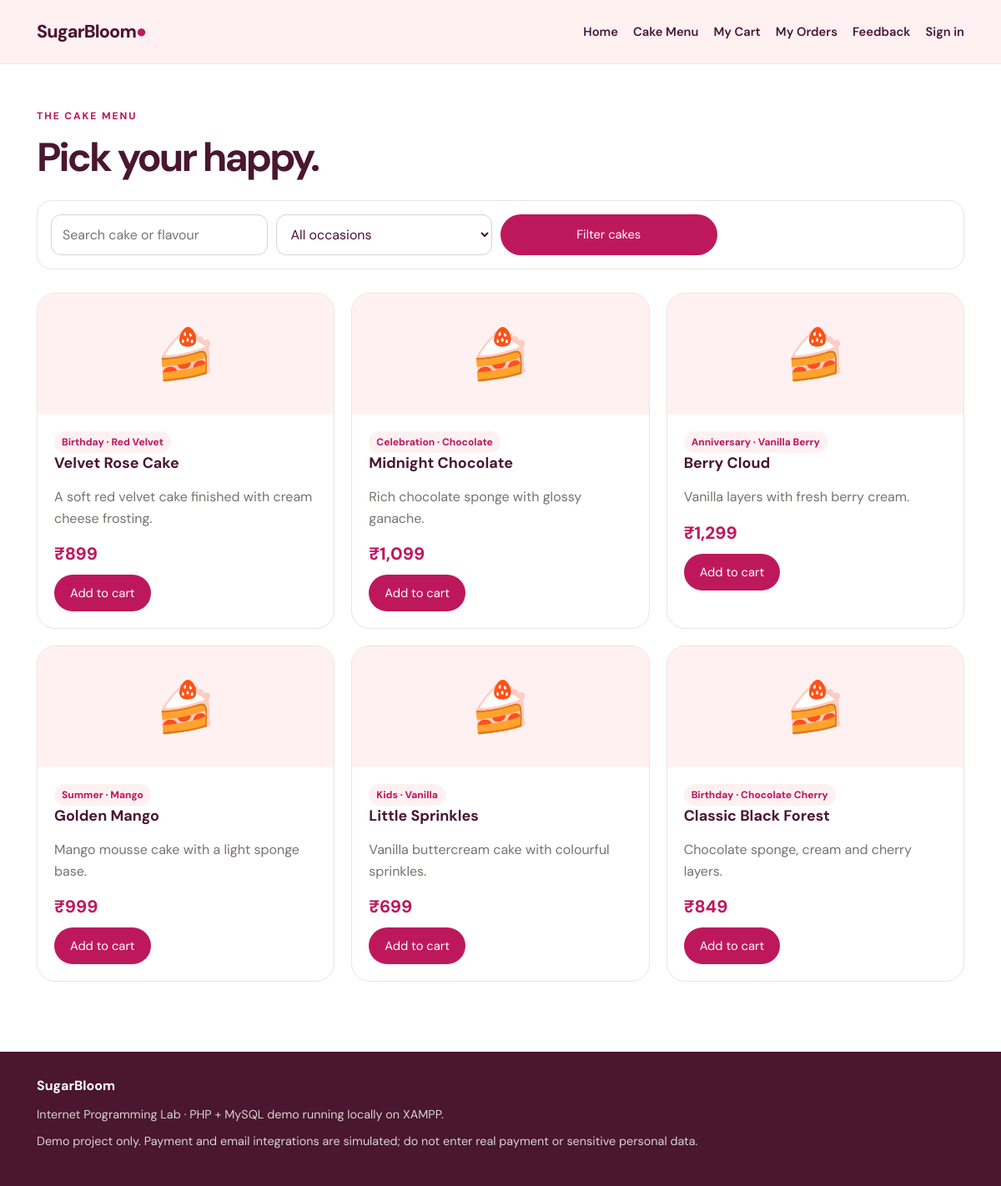
Screenshot of /catalog.php with the database file from the repository.
### tables this page shows
CREATE TABLE IF NOT EXISTS cakes (id INT AUTO_INCREMENT PRIMARY KEY, name VARCHAR(120) NOT NULL, flavour VARCHAR(80) NOT NULL, category VARCHAR(80) NOT NULL, price DECIMAL(10,2) NOT NULL, stock INT NOT NULL DEFAULT 10, description TEXT NOT NULL, created_at TIMESTAMP DEFAULT CURRENT_TIMESTAMP);

### db.php (called while the page is built, shortened)
<?php
function db() {
    static $pdo=null;
    if (!$pdo) $pdo=new PDO('mysql:host='.DB_HOST.';dbname='.DB_NAME.';charset=utf8mb4', DB_USER, DB_PASS, [
        PDO::ATTR_ERRMODE=>PDO::ERRMODE_EXCEPTION,
        PDO::ATTR_DEFAULT_FETCH_MODE=>PDO::FETCH_ASSOC
    ]);
    return $pdo;
}
function h($v) { return htmlspecialchars((string)$v, ENT_QUOTES, 'UTF-8'); }

### catalog.php (the view)
<?php require_once 'db.php'; $page_title='Cake Menu'; $term=trim($_GET['q']??''); $category=trim($_GET['category']??''); $sql="SELECT * FROM cakes WHERE stock>0"; $args=[]; if($term!==''){$sql.=" AND (name LIKE ? OR flavour LIKE ?)";$args[]="%$term%";$args[]="%$term%";} if($category!==''){$sql.=" AND category=?";$args[]=$category;} $q=db()->prepare($sql);$q->execute($args);$items=$q->fetchAll(); include 'header.php'; ?>
<section class="section"><div class="eyebrow">THE CAKE MENU</div><h1 style="font-size:3rem">Pick your happy.</h1><form class="searchbar" method="get"><input name="q" placeholder="Search cake or flavour" value="<?= h($term) ?>"><select name="category"><option value="">All occasions</option><?php foreach(db()->query("SELECT DISTINCT category FROM cakes") as $c): ?><option <?= $category===$c['category']?'selected':'' ?>><?= h($c['category']) ?></option><?php endforeach; ?></select><button class="btn">Filter cakes</button></form><div class="grid" style="margin-top:28px"><?php foreach($items as $it): ?><article class="card"><div class="card-top">🍰</div><div class="card-body"><span class="tag"><?= h($it['category']) ?> · <?= h($it['flavour']) ?></span><h3><?= h($it['name']) ?></h3><p class="muted"><?= h($it['description']) ?></p><div class="price">₹<?= number_format($it['price'],0) ?></div><form method="post" action="cart.php"><input type="hidden" name="csrf" value="<?= h(csrf_token()) ?>"><input type="hidden" name="id" value="<?= (int)$it['id'] ?>"><button class="btn" name="add">Add to cart</button></form></div></article><?php endforeach; ?></div></section><?php include 'footer.php'; ?>

### style.css (style rules this page uses)
:root { --accent:#be185d;--paper:#fff1f2;--ink:#4a1630;--line:#e7e5e4;--muted:#78716c }
* { box-sizing:border-box }
body { margin:0;background:#fff;color:var(--ink);font-family:'DM Sans',Arial,sans-serif }
.pill,.btn { display:inline-flex;align-items:center;justify-content:center;border:0;border-radius:999px;padding:12px 19px;background:var(--accent);color:#fff;font-weight:700;cursor:pointer;font:inherit;font-size:.92rem }
.eyebrow { text-transform:uppercase;letter-spacing:.16em;font-size:.75rem;font-weight:800;color:var(--accent) }
h1 { font-size:clamp(2.6rem,5vw,4.7rem);line-height:1.02;letter-spacing:-.06em;margin:18px 0;max-width:760px }
.section { padding:54px 0 }
.muted { color:var(--muted);line-height:1.6 }
.grid { display:grid;grid-template-columns:repeat(3,minmax(0,1fr));gap:20px }
.card { border:1px solid var(--line);border-radius:22px;overflow:hidden;background:white;transition:transform .18s,box-shadow .18s }
.card-top { height:145px;background:var(--paper);display:flex;align-items:center;justify-content:center;font-size:3.7rem }
.card-body { padding:20px }
.card h3 { margin:0 0 9px;font-size:1.12rem }
.price { font-size:1.3rem;font-weight:800;color:var(--accent);margin:12px 0 }
.tag { display:inline-block;background:var(--paper);color:var(--accent);padding:5px 9px;border-radius:99px;font-size:.75rem;font-weight:800 }
input,select,textarea { width:100%;border:1px solid #d6d3d1;border-radius:12px;padding:12px 13px;font:inherit;background:#fff;color:var(--ink) }
.searchbar { display:grid;grid-template-columns:repeat(4,1fr) auto;gap:10px;background:#fff;padding:16px;border:1px solid var(--line);border-radius:18px;margin-top:26px }
.searchbar input,.searchbar select { min-width:0 }

### rows the page displays
cakes: category "Birthday", flavour "Red Velvet", name "Velvet Rose Cake", description "A soft red velvet cake finished with cream cheese frosting.", price "899"
cakes: category "Celebration", flavour "Chocolate", name "Midnight Chocolate", description "Rich chocolate sponge with glossy ganache.", price "1,099"
cakes: category "Anniversary", flavour "Vanilla Berry", name "Berry Cloud", description "Vanilla layers with fresh berry cream.", price "1,299"
cakes: category "Summer", flavour "Mango", name "Golden Mango", description "Mango mousse cake with a light sponge base.", price "999"
cakes: category "Kids", flavour "Vanilla", name "Little Sprinkles", description "Vanilla buttercream cake with colourful sprinkles.", price "699"
cakes: category "Birthday", flavour "Chocolate Cherry", name "Classic Black Forest", description "Chocolate sponge, cream and cherry layers.", price "849"
